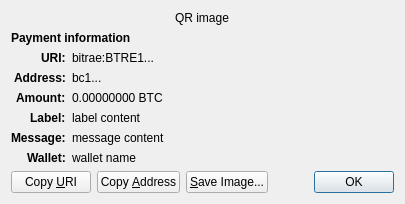
<?xml version="1.0" encoding="UTF-8"?>
<ui version="4.0">
 <class>ReceiveRequestDialog</class>
 <widget class="QDialog" name="ReceiveRequestDialog">
  <property name="geometry">
   <rect>
    <x>0</x>
    <y>0</y>
    <width>413</width>
    <height>229</height>
   </rect>
  </property>
  <property name="windowTitle">
   <string>Request payment to ...</string>
  </property>
  <layout class="QGridLayout" name="gridLayout" columnstretch="0,1">
   <property name="sizeConstraint">
    <enum>QLayout::SetFixedSize</enum>
   </property>
   <item row="0" column="0" colspan="2" alignment="Qt::AlignHCenter">
    <widget class="QRImageWidget" name="qr_code">
     <property name="text">
      <string notr="true">QR image</string>
     </property>
     <property name="textInteractionFlags">
      <set>Qt::NoTextInteraction</set>
     </property>
    </widget>
   </item>
   <item row="1" column="0" colspan="2">
    <widget class="QLabel" name="payment_header">
     <property name="font">
      <font>
       <weight>75</weight>
       <bold>true</bold>
      </font>
     </property>
     <property name="text">
      <string>Payment information</string>
     </property>
     <property name="textInteractionFlags">
      <set>Qt::NoTextInteraction</set>
     </property>
    </widget>
   </item>
   <item row="2" column="0" alignment="Qt::AlignRight|Qt::AlignTop">
    <widget class="QLabel" name="uri_tag">
     <property name="font">
      <font>
       <weight>75</weight>
       <bold>true</bold>
      </font>
     </property>
     <property name="text">
      <string notr="true">URI:</string>
     </property>
     <property name="textFormat">
      <enum>Qt::PlainText</enum>
     </property>
     <property name="textInteractionFlags">
      <set>Qt::NoTextInteraction</set>
     </property>
    </widget>
   </item>
   <item row="2" column="1" alignment="Qt::AlignTop">
    <widget class="QLabel" name="uri_content">
     <property name="text">
      <string notr="true">bitrae:BTRE1...</string>
     </property>
     <property name="textFormat">
      <enum>Qt::RichText</enum>
     </property>
     <property name="wordWrap">
      <bool>true</bool>
     </property>
     <property name="textInteractionFlags">
      <set>Qt::TextSelectableByMouse</set>
     </property>
    </widget>
   </item>
   <item row="3" column="0" alignment="Qt::AlignRight|Qt::AlignTop">
    <widget class="QLabel" name="address_tag">
     <property name="font">
      <font>
       <weight>75</weight>
       <bold>true</bold>
      </font>
     </property>
     <property name="text">
      <string>Address:</string>
     </property>
     <property name="textInteractionFlags">
      <set>Qt::NoTextInteraction</set>
     </property>
    </widget>
   </item>
   <item row="3" column="1" alignment="Qt::AlignTop">
    <widget class="QLabel" name="address_content">
     <property name="text">
      <string notr="true">bc1...</string>
     </property>
     <property name="textFormat">
      <enum>Qt::PlainText</enum>
     </property>
     <property name="textInteractionFlags">
      <set>Qt::TextSelectableByMouse</set>
     </property>
    </widget>
   </item>
   <item row="4" column="0" alignment="Qt::AlignRight|Qt::AlignTop">
    <widget class="QLabel" name="amount_tag">
     <property name="font">
      <font>
       <weight>75</weight>
       <bold>true</bold>
      </font>
     </property>
     <property name="text">
      <string>Amount:</string>
     </property>
     <property name="textInteractionFlags">
      <set>Qt::NoTextInteraction</set>
     </property>
    </widget>
   </item>
   <item row="4" column="1" alignment="Qt::AlignTop">
    <widget class="QLabel" name="amount_content">
     <property name="text">
      <string notr="true">0.00000000 BTC</string>
     </property>
     <property name="textFormat">
      <enum>Qt::PlainText</enum>
     </property>
     <property name="textInteractionFlags">
      <set>Qt::TextSelectableByMouse</set>
     </property>
    </widget>
   </item>
   <item row="5" column="0" alignment="Qt::AlignRight|Qt::AlignTop">
    <widget class="QLabel" name="label_tag">
     <property name="font">
      <font>
       <weight>75</weight>
       <bold>true</bold>
      </font>
     </property>
     <property name="text">
      <string>Label:</string>
     </property>
     <property name="textInteractionFlags">
      <set>Qt::NoTextInteraction</set>
     </property>
    </widget>
   </item>
   <item row="5" column="1" alignment="Qt::AlignTop">
    <widget class="QLabel" name="label_content">
     <property name="text">
      <string notr="true">label content</string>
     </property>
     <property name="textFormat">
      <enum>Qt::PlainText</enum>
     </property>
     <property name="wordWrap">
      <bool>true</bool>
     </property>
     <property name="textInteractionFlags">
      <set>Qt::TextSelectableByMouse</set>
     </property>
    </widget>
   </item>
   <item row="6" column="0" alignment="Qt::AlignRight|Qt::AlignTop">
    <widget class="QLabel" name="message_tag">
     <property name="font">
      <font>
       <weight>75</weight>
       <bold>true</bold>
      </font>
     </property>
     <property name="text">
      <string>Message:</string>
     </property>
     <property name="textInteractionFlags">
      <set>Qt::NoTextInteraction</set>
     </property>
    </widget>
   </item>
   <item row="6" column="1" alignment="Qt::AlignTop">
    <widget class="QLabel" name="message_content">
     <property name="text">
      <string notr="true">message content</string>
     </property>
     <property name="textFormat">
      <enum>Qt::PlainText</enum>
     </property>
     <property name="wordWrap">
      <bool>true</bool>
     </property>
     <property name="textInteractionFlags">
      <set>Qt::TextSelectableByMouse</set>
     </property>
    </widget>
   </item>
   <item row="7" column="0" alignment="Qt::AlignRight|Qt::AlignTop">
    <widget class="QLabel" name="wallet_tag">
     <property name="font">
      <font>
       <weight>75</weight>
       <bold>true</bold>
      </font>
     </property>
     <property name="text">
      <string>Wallet:</string>
     </property>
     <property name="textInteractionFlags">
      <set>Qt::NoTextInteraction</set>
     </property>
    </widget>
   </item>
   <item row="7" column="1" alignment="Qt::AlignTop">
    <widget class="QLabel" name="wallet_content">
     <property name="text">
      <string notr="true">wallet name</string>
     </property>
     <property name="textFormat">
      <enum>Qt::PlainText</enum>
     </property>
     <property name="wordWrap">
      <bool>true</bool>
     </property>
     <property name="textInteractionFlags">
      <set>Qt::TextSelectableByMouse</set>
     </property>
    </widget>
   </item>
   <item row="8" column="0" colspan="2">
    <layout class="QHBoxLayout" name="horizontalLayout">
     <item>
      <widget class="QPushButton" name="btnCopyURI">
       <property name="text">
        <string>Copy &amp;URI</string>
       </property>
       <property name="autoDefault">
        <bool>false</bool>
       </property>
      </widget>
     </item>
     <item>
      <widget class="QPushButton" name="btnCopyAddress">
       <property name="text">
        <string>Copy &amp;Address</string>
       </property>
       <property name="autoDefault">
        <bool>false</bool>
       </property>
      </widget>
     </item>
     <item>
      <widget class="QPushButton" name="btnSaveAs">
       <property name="text">
        <string>&amp;Save Image...</string>
       </property>
       <property name="autoDefault">
        <bool>false</bool>
       </property>
      </widget>
     </item>
     <item>
      <spacer name="horizontalSpacer_2">
       <property name="orientation">
        <enum>Qt::Horizontal</enum>
       </property>
       <property name="sizeHint" stdset="0">
        <size>
         <width>40</width>
         <height>20</height>
        </size>
       </property>
      </spacer>
     </item>
     <item>
      <widget class="QDialogButtonBox" name="buttonBox">
       <property name="focusPolicy">
        <enum>Qt::StrongFocus</enum>
       </property>
       <property name="standardButtons">
        <set>QDialogButtonBox::Ok</set>
       </property>
      </widget>
     </item>
    </layout>
   </item>
  </layout>
 </widget>
 <customwidgets>
  <customwidget>
   <class>QRImageWidget</class>
   <extends>QLabel</extends>
   <header>qt/qrimagewidget.h</header>
  </customwidget>
 </customwidgets>
 <tabstops>
  <tabstop>buttonBox</tabstop>
  <tabstop>btnCopyURI</tabstop>
  <tabstop>btnCopyAddress</tabstop>
  <tabstop>btnSaveAs</tabstop>
 </tabstops>
 <resources/>
 <connections>
  <connection>
   <sender>buttonBox</sender>
   <signal>accepted()</signal>
   <receiver>ReceiveRequestDialog</receiver>
   <slot>accept()</slot>
   <hints>
    <hint type="sourcelabel">
     <x>135</x>
     <y>230</y>
    </hint>
    <hint type="destinationlabel">
     <x>135</x>
     <y>126</y>
    </hint>
   </hints>
  </connection>
 </connections>
</ui>
